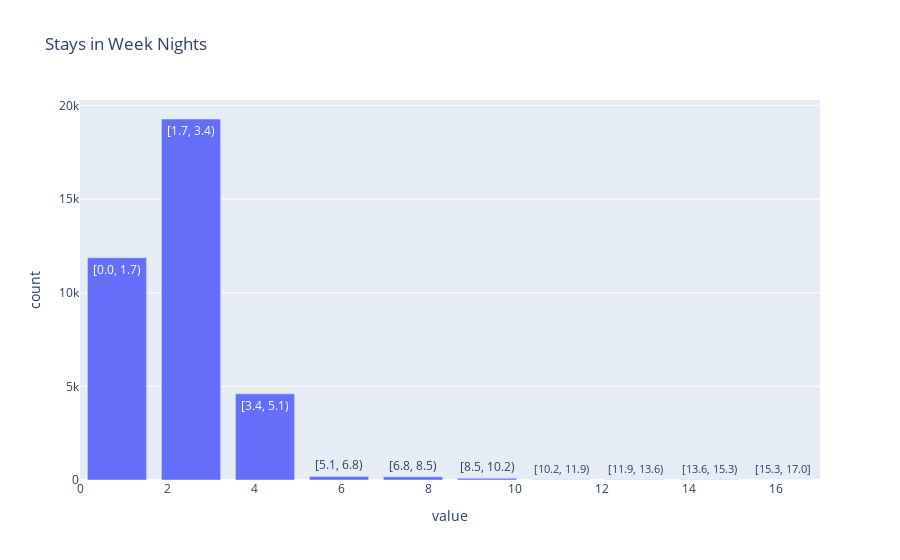

Write notebook code for a chart like this one.
### Code cell
customer_df.plot.hist("stays_in_week_nights", title="Stays in Week Nights")

### Figure 1 — Plotly figure (JSON) as saved in the notebook; plotly's stock layout.template omitted (floating-point values rounded to 4 significant figures)
{"data": [{"hovertemplate": "variable=stays_in_week_nights<br>value=%{text}<br>count=%{y}", "name": "stays_in_week_nights", "text": ["[0.0, 1.7)", "[1.7, 3.4)", "[3.4, 5.1)", "[5.1, 6.8)", "[6.8, 8.5)", "[8.5, 10.2)", "[10.2, 11.9)", "[11.9, 13.6)", "[13.6, 15.3)", "[15.3, 17.0]"], "type": "bar", "x": [0.85, 2.55, 4.25, 5.95, 7.65, 9.35, 11.05, 12.75, 14.45, 16.15], "y": [11875, 19283, 4604, 189, 175, 96, 17, 14, 17, 5]}], "layout": {"barmode": "stack", "title": {"text": "Stays in Week Nights"}, "xaxis": {"title": {"text": "value"}}, "yaxis": {"title": {"text": "count"}}}}
